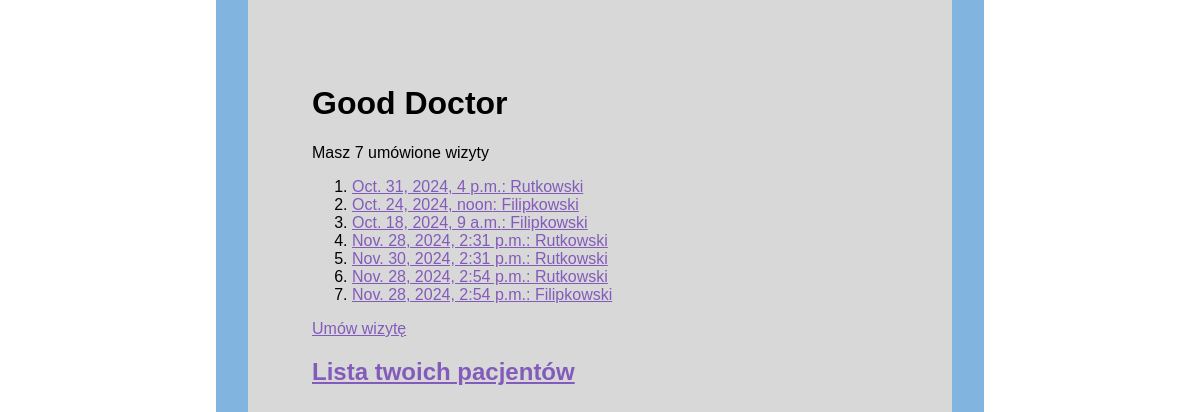
The page / on the database its author committed.
### appointments/models.py (models this page shows, shortened)
class Appointment(models.Model):
    date = models.DateTimeField(default=now())
    recommendations = models.CharField(max_length=256)
    patient = models.ForeignKey(Patient, on_delete=models.CASCADE)

class Patient(models.Model):
    last_name = models.CharField(max_length=32)
    first_name = models.CharField(max_length=32)
    city = models.CharField(max_length=96)
    address = models.CharField(max_length=144)
    age = models.IntegerField()

### appointments/views.py (the view)
# urls.py: path('', views.index, name='index'),
def index(request):
    return render(request, 'index.html', {
        'alen': len(Appointment.objects.all()),
        'appointments': Appointment.objects.all()
    })

### templates/index.html (shortened to what this page needs)
{% extends 'base.html' %}
{% block content %}
    <h1>Good Doctor</h1>
    <p>Masz {{ alen }} umówione wizyty</p>
    <ol>
        {% for appointment in appointments %}
            <li><a href="{% url 'appointment' appointment.id %}">{{ appointment.date }}: {{ appointment.patient.last_name }}</a></li>
        {% endfor %}
    </ol>
    <p><a href="{% url 'new_appointment' %}">Umów wizytę</a></p>
    <h2><a href="{% url 'patient_list' %}">Lista twoich pacjentów</a></h2>
{% endblock %}

### templates/base.html (shortened to what this page needs)
<!DOCTYPE html>
<html lang="en">
<head>
    {% load static %}
    <link rel="stylesheet" href="{% static 'style.css' %}">
</head>
<body>
    <div class="container">
        {% block content %} {% endblock %}
    </div>
</body>
</html>

### static/style.css (style rules this page uses)
:root { --bgcol: #d8d8d8; --blue-l: #81b5df; --link: #835bba; --link-hover: #da1eba; }
*, *::before, *::after { box-sizing: border-box; font-family: "Liberation Sans", sans-serif; }
body { margin: 0; background-image: url("img/nobody-office-with-medical-equipment-instruments.jpg"); background-size: cover; background-attachment: fixed; background-position-y: -300px; }
a { color: var(--link); }
.container { width: 48rem; min-height: 100vh; padding: 4rem; margin: 0 auto; background-image: none; background-color: var(--bgcol); border-left: 2rem solid var(--blue-l); border-right: 2rem solid var(--blue-l); }

### rows shown on the page
Appointment: date "Oct. 31, 2024, 4 p.m.", patient.last_name "Rutkowski"
Appointment: date "Oct. 24, 2024, noon", patient.last_name "Filipkowski"
Appointment: date "Oct. 18, 2024, 9 a.m.", patient.last_name "Filipkowski"
Appointment: date "Nov. 28, 2024, 2:31 p.m.", patient.last_name "Rutkowski"
Appointment: date "Nov. 30, 2024, 2:31 p.m.", patient.last_name "Rutkowski"
Appointment: date "Nov. 28, 2024, 2:54 p.m.", patient.last_name "Rutkowski"
Appointment: date "Nov. 28, 2024, 2:54 p.m.", patient.last_name "Filipkowski"

### other values the page prints
{{ alen }} "7"
